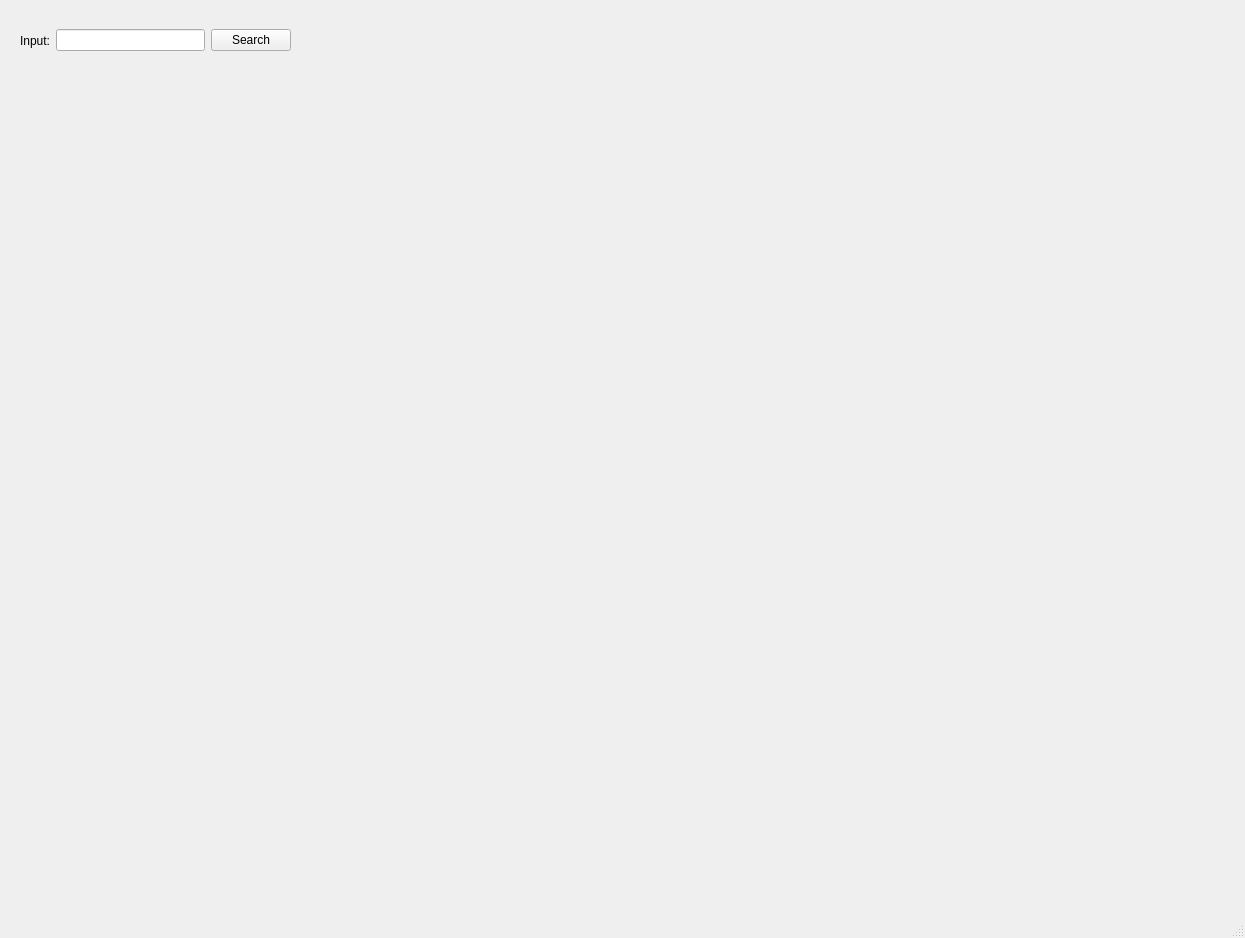
<?xml version="1.0" encoding="UTF-8"?>
<ui version="4.0">
 <class>MainWindow</class>
 <widget class="QMainWindow" name="MainWindow">
  <property name="geometry">
   <rect>
    <x>0</x>
    <y>0</y>
    <width>1245</width>
    <height>938</height>
   </rect>
  </property>
  <property name="windowTitle">
   <string>MainWindow</string>
  </property>
  <widget class="QWidget" name="centralwidget">
   <widget class="QWidget" name="horizontalLayoutWidget">
    <property name="geometry">
     <rect>
      <x>20</x>
      <y>20</y>
      <width>271</width>
      <height>41</height>
     </rect>
    </property>
    <layout class="QHBoxLayout" name="horizontalLayout">
     <item>
      <widget class="QLabel" name="label">
       <property name="text">
        <string>Input:</string>
       </property>
      </widget>
     </item>
     <item>
      <widget class="QLineEdit" name="searchLineEdit"/>
     </item>
     <item>
      <widget class="QPushButton" name="searchButton">
       <property name="text">
        <string>Search</string>
       </property>
      </widget>
     </item>
    </layout>
   </widget>
  </widget>
  <widget class="QMenuBar" name="menubar">
   <property name="geometry">
    <rect>
     <x>0</x>
     <y>0</y>
     <width>1245</width>
     <height>22</height>
    </rect>
   </property>
  </widget>
  <widget class="QStatusBar" name="statusbar"/>
 </widget>
 <resources/>
 <connections/>
</ui>
